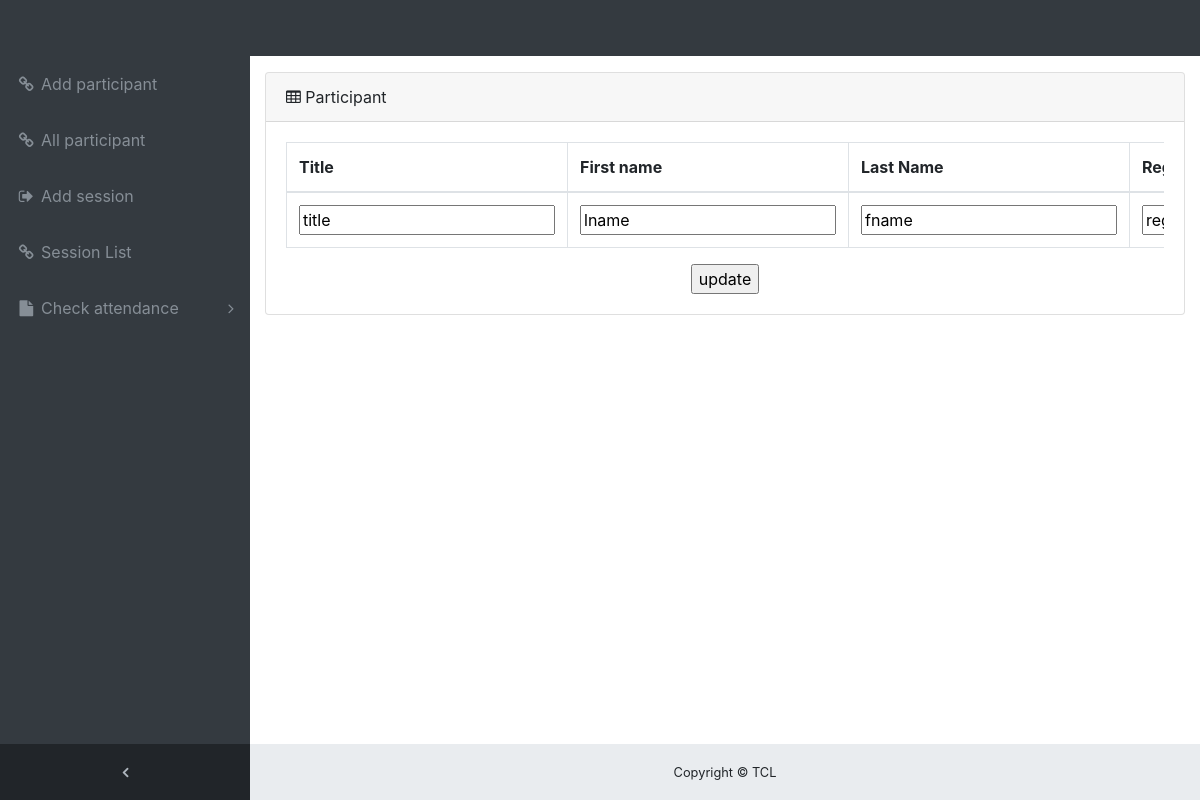
The page /edit.php?id=1 on the database its author committed.
### tables this page shows
CREATE TABLE `user` (
  `ids` int(11) NOT NULL,
  `reg_no` varchar(255) NOT NULL,
  `title` varchar(255) NOT NULL,
  `fname` varchar(255) NOT NULL,
  `lname` varchar(255) NOT NULL,
  `category` varchar(255) NOT NULL,
  `sponsor` varchar(255) NOT NULL
);

### edit.php (the view, shortened to what this page needs)
<?php
  include 'print/php/bddconnect.php';
  $al = $con->prepare("SELECT * FROM user WHERE ids = ?");
  $al->execute(array($_GET['id']));
  $alb = $al->fetch();
?>
<!DOCTYPE html>
<html lang="en">
<head>
		<link rel="stylesheet" href="print/assets/css/styles.css">
  <link href="vendor/bootstrap/css/bootstrap.min.css" rel="stylesheet">
  <link href="vendor/font-awesome/css/font-awesome.min.css" rel="stylesheet" type="text/css">
  <link href="vendor/datatables/dataTables.bootstrap4.css" rel="stylesheet">
  <link href="css/sb-admin.css" rel="stylesheet">
</head>
<body class="fixed-nav sticky-footer bg-dark" id="page-top">
  <nav class="navbar navbar-expand-lg navbar-dark bg-dark fixed-top" id="mainNav">
    <div class="collapse navbar-collapse" id="navbarResponsive">
      <ul class="navbar-nav navbar-sidenav" id="exampleAccordion">
      <li class="nav-item" data-toggle="tooltip" data-placement="right" title="Link">
          <a class="nav-link" href="augmu.php">
            <i class="fa fa-fw fa-link"></i>
            <span class="nav-link-text">Add participant</span>
          </a>
        </li>
      <li class="nav-item" data-toggle="tooltip" data-placement="right" title="Link">
          <a class="nav-link" href="index.php">
            <i class="fa fa-fw fa-link"></i>
            <span class="nav-link-text">All participant</span>
          </a>
        </li>
        <li class="nav-item">
          <a class="nav-link" data-toggle="modal" data-target="#exampleModal">
            <i class="fa fa-fw fa-sign-out"></i>
            <span class="nav-link-text">Add session</span></a>
        </li>
        <li class="nav-item" data-toggle="tooltip" data-placement="right" title="Link">
          <a class="nav-link" href="li.php">
            <i class="fa fa-fw fa-link"></i>
            <span class="nav-link-text">Session List</span>
          </a>
        </li>
        <li class="nav-item" data-toggle="tooltip" data-placement="right" title="Example Pages">
          <a class="nav-link nav-link-collapse collapsed" data-toggle="collapse" href="#collapseExamplePages" data-parent="#exampleAccordion">
            <i class="fa fa-fw fa-file"></i>
            <span class="nav-link-text">Check attendance</span>
          </a>
        </li>
      </ul>
      <ul class="navbar-nav sidenav-toggler">
        <li class="nav-item">
          <a class="nav-link text-center" id="sidenavToggler">
            <i class="fa fa-fw fa-angle-left"></i>
          </a>
        </li>
      </ul>
    </div>
  </nav>
  <div class="content-wrapper">
    <div class="container-fluid">
      <div class="card mb-3">
        <div class="card-header">
          <i class="fa fa-table"></i> Participant</div>
        <div class="card-body" style="display:inline-flex">
          <div class="table-responsive" id="badge">
          <div class="table-responsive">
            <table class="table table-bordered" id="dataTable" width="100%" cellspacing="0">
              <thead>
                <tr>
                 <th>Title</th>
                  <th>First name</th>
                  <th>Last Name</th>
                  <th>Reg Number</th>
                </tr>
              </thead>
              <tbody>
                <tr>
                <form method="post">
                    <td><input name="title" type="text" value="<?=$alb['title']?>" ></td>
                    <td><input name="fname" type="text" value="<?=$alb['fname']?>" ></td>
                    <td><input name="lname" type="text" value="<?=$alb['lname']?>" ></td>
                    <td><input name="reg_no" type="text" value="<?=$alb['reg_no']?>" ></td>
                </tr>
              </tbody>
            </table>
            <center>
            <input type="submit" name="submit" value="update">
              </center>
          </div>
          </div>
        </div>
      </div>
    </div>
    <footer class="sticky-footer">
      <div class="container">
        <div class="text-center">
          <small>Copyright © TCL</small>
        </div>
      </div>
    </footer>
  </div>
</body>
</html>

### css/sb-admin.css (style rules this page uses)
html { position: relative; min-height: 100%; }
body { overflow-x: hidden; }
body.sticky-footer { margin-bottom: 56px; }
body.sticky-footer .content-wrapper { min-height: calc(100vh - 56px - 56px); }
body.fixed-nav { padding-top: 56px; }
.content-wrapper { min-height: calc(100vh - 56px); padding-top: 1rem; }
#mainNav .navbar-collapse { overflow: auto; max-height: 75vh; }
#mainNav .navbar-collapse .navbar-nav .nav-item .nav-link { cursor: pointer; }
#mainNav .navbar-collapse .navbar-sidenav .nav-link-collapse:after { float: right; content: '\f107'; font-family: 'FontAwesome'; }
#mainNav .navbar-collapse .navbar-sidenav .nav-link-collapse.collapsed:after { content: '\f105'; }
#mainNav .navbar-collapse .sidenav-toggler { display: none; }
@media (min-width: 992px) { #mainNav .navbar-collapse { overflow: visible; max-height: none; } }
@media (min-width: 992px) { #mainNav .navbar-collapse .navbar-sidenav { position: absolute; top: 0; left: 0; -webkit-flex-direction: column; -ms-flex-direction: column; flex-direction: column; margin-top: 56px; } }
@media (min-width: 992px) { #mainNav .navbar-collapse .navbar-sidenav > .nav-item { width: 250px; padding: 0; } }
@media (min-width: 992px) { #mainNav .navbar-collapse .navbar-sidenav > .nav-item > .nav-link { padding: 1em; } }
#mainNav.fixed-top .sidenav-toggler { display: none; }
@media (min-width: 992px) { #mainNav.fixed-top .navbar-sidenav { height: calc(100vh - 112px); } }
@media (min-width: 992px) { #mainNav.fixed-top .sidenav-toggler { position: absolute; top: 0; left: 0; display: flex; -webkit-flex-direction: column; -ms-flex-direction: column; flex-direction: column; margin-top: calc(100vh - 56px); } }
@media (min-width: 992px) { #mainNav.fixed-top .sidenav-toggler > .nav-item { width: 250px; padding: 0; } }
@media (min-width: 992px) { #mainNav.fixed-top .sidenav-toggler > .nav-item > .nav-link { padding: 1em; } }
#mainNav.fixed-top.navbar-dark .sidenav-toggler { background-color: #212529; }
#mainNav.fixed-top.navbar-dark .sidenav-toggler a i { color: #adb5bd; }
.content-wrapper { overflow-x: hidden; background: white; }
@media (min-width: 992px) { .content-wrapper { margin-left: 250px; } }
#sidenavToggler i { font-weight: 800; }
#mainNav.navbar-dark .navbar-collapse .navbar-sidenav .nav-link-collapse:after { color: #868e96; }
#mainNav.navbar-dark .navbar-collapse .navbar-sidenav > .nav-item > .nav-link { color: #868e96; }
@media (min-width: 992px) { #mainNav.navbar-dark .navbar-collapse .navbar-sidenav { background: #343a40; } }
footer.sticky-footer { position: absolute; right: 0; bottom: 0; width: 100%; height: 56px; background-color: #e9ecef; line-height: 55px; }
@media (min-width: 992px) { footer.sticky-footer { width: calc(100% - 250px); } }

### rows shown on the page
user: title "title", fname "lname", lname "fname", reg_no "reg_no"
